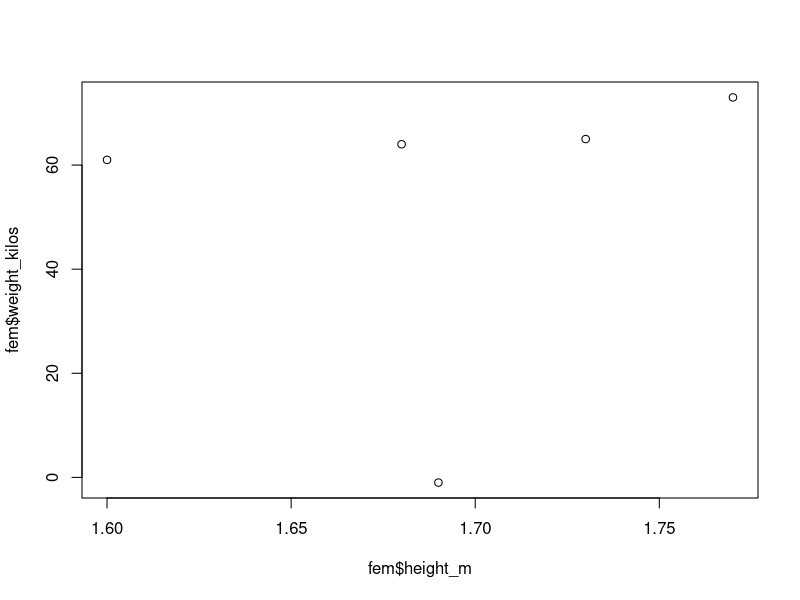

Source code (R):
#read all lines (with delims)
weightsHeightLines <- read.csv('weightheight_raw.csv',quote="",sep = "\n",row.names=NULL)
#remove duplicates
weightsHeightLines <- unique(weightsHeightLines)

#append a ',' in the front (to allow 'Mr. John' to fall in the name field))
#remove the extra ',' after 'Zach'
weightsHeightLines <- sapply(weightsHeightLines$name.gender.height.weight,
       
       function(x){
         x <- toString(x)
         if (startsWith(x,"Zack,,")) {
            newLine = gsub("^(Zack),,(.*)",",\\1,\\2",x,perl=TRUE);
         } else if (!startsWith(x,"Kros, Mr. John,")) {
            newLine = paste(",",sep="",x);     
         } else {
           newLine <- x
         }
         return (newLine)
      })

dataFieldsCorrected <- paste(weightsHeightLines,collapse="\n")

#data can now be parsed with fields in place
weightHeightStats <- read.csv(text=dataFieldsCorrected,quote="",header=FALSE,stringsAsFactors = FALSE)

#removed unwanted surname and extra field at end
colnames(weightHeightStats) <- c("surname","name","gender","height_m",
                                  "weight_kilos","not_needed")

weightHeightStats <- weightHeightStats[,!(names(weightHeightStats) %in% c("surname","not_needed"))]

#place marie-curie's height in correct place
height <- weightHeightStats[weightHeightStats$name=='marie-curie',]$weight_kilos
weightHeightStats[weightHeightStats$name=='marie-curie',]$height_m <- height
weightHeightStats[weightHeightStats$name=='marie-curie',]$weight_kilos <- -1

#Zach's height and weight values have been swapped
height <- weightHeightStats[weightHeightStats$name=='Zack',]$height_m
weightHeightStats[weightHeightStats$name=='Zack',]$height_m <- 
    weightHeightStats[weightHeightStats$name=='Zack',]$weight_kilos 
weightHeightStats[weightHeightStats$name=='Zack',]$weight_kilos <- height

#inputing Miralem Pjanic height and weight
# as taken from http://healthyceleb.com/miralem-pjanic-height-weight-body-statistics/49380
weightHeightStats[weightHeightStats$name=='Pjanic',]$height_m <- 1.80
weightHeightStats[weightHeightStats$name=='Pjanic',]$weight_kilos <- 74

#inputing Brad Pitt's  height and weight
# as taken from http://healthyceleb.com/brad-pitt-height-weight-body-statistics/9697

weightHeightStats[weightHeightStats$name=='Brad',]$weight_kilos <- 78

#correcting Stephen's height to 1.82 since a '1' was most probably omitted
# when inputting the data. From the other samples, a height of 1.82 makes
# sense for a male weight 73kg

weightHeightStats[weightHeightStats$name=="Stephen",]$height_m <- 1.82

weightHeightStats

#Michelle is a female
weightHeightStats[weightHeightStats$name=="Michelle",]$gender <- "F"

#Paul Pogba is a male
weightHeightStats[weightHeightStats$name=="'Paul Pogba'",]$gender <- "M"

#correcting all gender 'Male/male' to 'M'
weightHeightStats[(weightHeightStats$gender %in% c('male','Male','m')),]$gender <- 'M'

#correcting all gender 'Female' to 'F'
weightHeightStats[(weightHeightStats$gender %in% c('Female')),]$gender <- 'F'



#remove the 'kg' postfix in the 'weight_kg" fields
kgWeights <- na.omit(
              weightHeightStats[endsWith(weightHeightStats$weight_kilos,"kg"),]$weight_kilos)

weightHeightStats[na.omit(endsWith(weightHeightStats$weight_kilos,"kg")),]$weight_kilos <- gsub("kg","",kgWeights)

#convert grams to kilos
convertToKilos <- function (mass) {
  massGrams <- gsub("^([0-9]+)g$","\\1",mass,perl=TRUE)
  if (massGrams == mass) {
    massGrams <- as.numeric(mass)
  } else {
    massGrams <- as.numeric(massGrams)/1000
  }
  return (massGrams)
}


weightHeightStats$weight_kilos <- sapply(weightHeightStats$weight_kilos,convertToKilos)

#JP is probably incorrect (one could ask him ....). Setting to NA for now
weightHeightStats[(weightHeightStats$name == 'JP'),]$weight_kilos <- NA

#remove 'm' postfix in JP's height value
weightHeightStats[weightHeightStats$name=='JP',]$height_m=1.59

#convert to metres
convertToMetres <- function(height) {
  if (length((height)) > 0) {
    if (length(grep("^\\d+$",height,perl=TRUE,value=TRUE)) > 0) {
      height <- as.double(height)/100
    } else {
      inchPattern <- "^(\\d+)[\"'](\\d+)[\"']$"
      matches <- regexec(inchPattern,height,perl=TRUE)
      print(paste("matches",matches[1]))
      if ((matches[[1]][1]) == -1) {
        height <- as.double(height)
      } else {
        feetAndInches <- regmatches(height,matches)
        feet <- as.double(feetAndInches[[1]][2])
        inches <- as.double(feetAndInches[[1]][3])
        height <- (feet*0.3048)+(inches*0.0254)
      }
    }
  } else {
    height <- NA
  }
  return (height)
}

weightHeightStats$height_m <- sapply(weightHeightStats$height_m,convertToMetres)

# As seen below female all lie in 1.68-1.77 height range. The weight increases slightly 
#but gradually with the length. A weight of 62 kg for marie-curie fits well...
fem <- weightHeightStats[weightHeightStats$gender=='F',]
plot(fem$height_m,fem$weight_kilos)

weightHeightStats[weightHeightStats$name == 'marie-curie',]$weight_kilos <- 63

# finding Joey's height and JP's weight by extracting
# a best fit from the sample (w/o Jabba) by finding a 
# linear model for the relation between males weights
# and height (excluding Jabba)
males <- weightHeightStats[weightHeightStats$gender=='M',]
males <- males[complete.cases(males),]
malesNoJabba <- males[males$weight_kilos < 300,]

lm(malesNoJabba$height_m~malesNoJabba$weight_kilos)

# Call:
#  lm(formula = malesNoJabba$height_m ~ malesNoJabba$weight_kilos)

# Coefficients:
#  (Intercept)  malesNoJabba$weight_kilos  
#   1.149470                   0.008595  

# estimating Joey's height and JP's weight from linear model....
weightHeightStats[weightHeightStats$name=='Joey',]$height_m <- (77*0.008595)+1.149470
weightHeightStats[weightHeightStats$name=='JP',]$weight_kilos <- (1.590000-1.149470)/0.008595

weightHeightStats